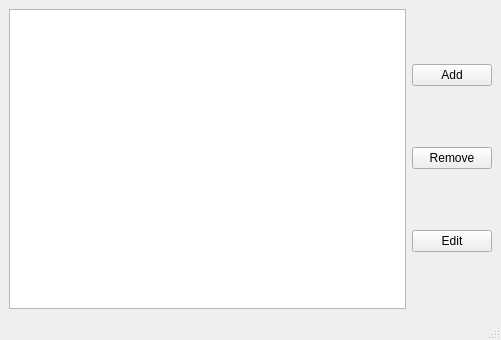
<?xml version="1.0" encoding="UTF-8"?>
<ui version="4.0">
 <class>MainWindow</class>
 <widget class="QMainWindow" name="MainWindow">
  <property name="geometry">
   <rect>
    <x>0</x>
    <y>0</y>
    <width>501</width>
    <height>340</height>
   </rect>
  </property>
  <property name="windowTitle">
   <string>Students Database Editor</string>
  </property>
  <widget class="QWidget" name="centralwidget">
   <layout class="QHBoxLayout" name="horizontalLayout">
    <item>
     <widget class="CustomTableView" name="tableView">
      <property name="mouseTracking">
       <bool>true</bool>
      </property>
      <property name="layoutDirection">
       <enum>Qt::LeftToRight</enum>
      </property>
      <property name="verticalScrollBarPolicy">
       <enum>Qt::ScrollBarAlwaysOff</enum>
      </property>
      <property name="horizontalScrollBarPolicy">
       <enum>Qt::ScrollBarAlwaysOff</enum>
      </property>
      <property name="sizeAdjustPolicy">
       <enum>QAbstractScrollArea::AdjustToContents</enum>
      </property>
      <property name="alternatingRowColors">
       <bool>false</bool>
      </property>
      <property name="selectionMode">
       <enum>QAbstractItemView::ExtendedSelection</enum>
      </property>
      <property name="gridStyle">
       <enum>Qt::DotLine</enum>
      </property>
      <property name="sortingEnabled">
       <bool>true</bool>
      </property>
     </widget>
    </item>
    <item>
     <layout class="QVBoxLayout" name="verticalLayout">
      <item>
       <widget class="QPushButton" name="pb_add">
        <property name="text">
         <string>Add</string>
        </property>
       </widget>
      </item>
      <item>
       <widget class="QPushButton" name="pb_remove">
        <property name="text">
         <string>Remove</string>
        </property>
       </widget>
      </item>
      <item>
       <widget class="QPushButton" name="pb_edit">
        <property name="text">
         <string>Edit</string>
        </property>
       </widget>
      </item>
     </layout>
    </item>
   </layout>
  </widget>
  <widget class="QMenuBar" name="menubar">
   <property name="geometry">
    <rect>
     <x>0</x>
     <y>0</y>
     <width>501</width>
     <height>24</height>
    </rect>
   </property>
  </widget>
  <widget class="QStatusBar" name="statusbar"/>
 </widget>
 <customwidgets>
  <customwidget>
   <class>CustomTableView</class>
   <extends>QTableView</extends>
   <header>customtableview.h</header>
  </customwidget>
 </customwidgets>
 <resources/>
 <connections/>
</ui>
